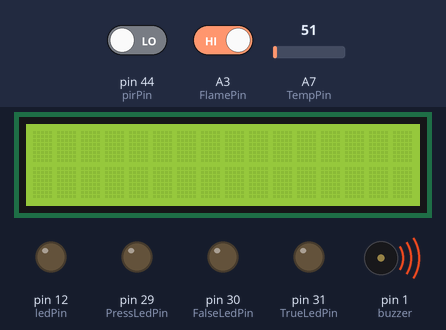
Recording of a sketch running on a simulated Arduino Mega 2560, built with avr-gcc and run on an emulated ATmega2560. On the bench: 16×2 character LCD, output pins drawn as LEDs (lit = HIGH), buzzer (waves = sounding, pin HIGH). Inputs (shaded band) come from the test bench; at power-on: A7 (TempPin) = 51, pin 44 (pirPin) LOW, A3 (FlamePin) HIGH.

Above: at 2.28 s.
2.3 s: A7 (TempPin) set to 71
At 2.44 s:
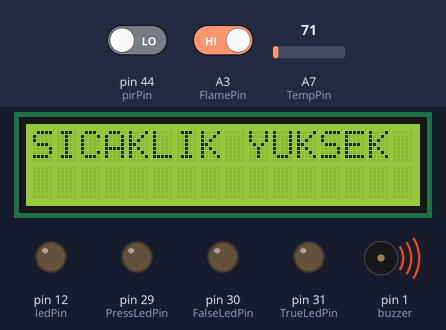
3.9 s: A7 (TempPin) set to 61
At 4.11 s:
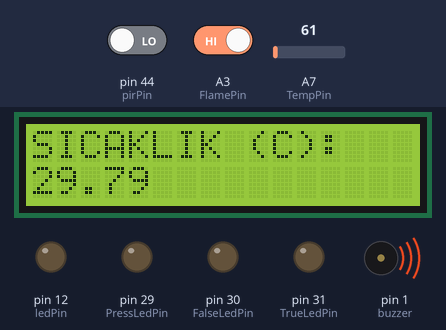
6.2 s: A7 (TempPin) set to 64
7.9 s: A7 (TempPin) set to 30
At 8.1 s:
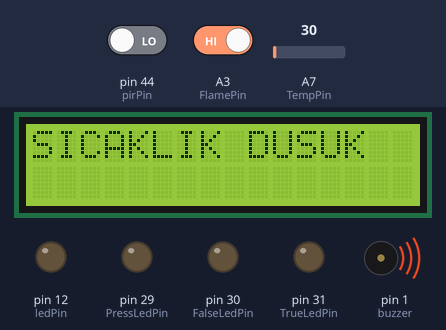
10.2 s: pin 44 (pirPin) driven HIGH
At 10.29 s:
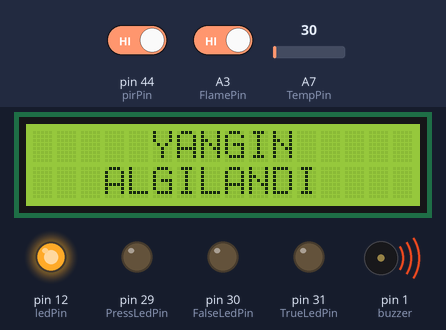
11.9 s: A3 (FlamePin) driven LOW
At 12.02 s:
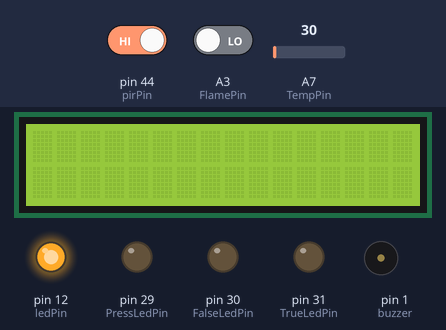
Timing chart, 0 to 14.6 s (numbered marks = the images above; inputs shaded):
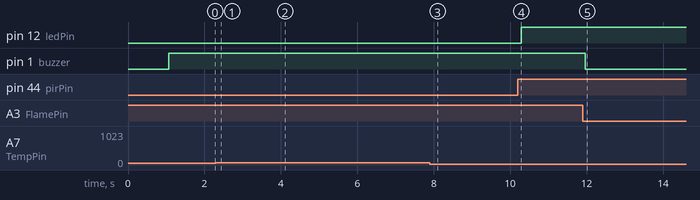

The sketch:

Akilli_Ev_Sistemleri.ino
```cpp
//* 200201132 - Muhammet Cuneyd Kurtbas ******

#include <LiquidCrystal.h>
#include <Keypad.h>

LiquidCrystal lcd(48, 49, 50, 51, 52, 53); //RW, E, D4, D5, D6, D7

#define FlamePin A3
#define TempPin A7
#define buzzer 1
#define pirPin 44
#define ledPin 12
#define TrueLedPin 31
#define FalseLedPin 30
#define PressLedPin 29

int TempValue;
int PIRValue = 0;
char myStg[20];
String myStringe = "";

const byte ROWS = 4;
const byte COLS = 3;
char keys[ROWS][COLS] = {
    {'1','2','3'},
    {'4','5','6'},
    {'7','8','9'},
    {'*','0','#'}
};

char* password = "1453";
int currentposition = 0;

byte rowPins[ROWS] = {37, 38, 39, 40}; //tus takiminin satir pinleri
byte colPins[COLS] = {36, 35, 34}; //tus takiminin sutun pinleri

Keypad keypad = Keypad( makeKeymap(keys), rowPins, colPins, ROWS, COLS );

void setup() {
    lcd.begin(16, 2);
    pinMode(FlamePin, INPUT_PULLUP); //sensor input
    pinMode(buzzer, OUTPUT);
    pinMode(pirPin, INPUT);
    pinMode(ledPin, OUTPUT);
    pinMode(TrueLedPin, OUTPUT);
    pinMode(FalseLedPin, OUTPUT);
    pinMode(PressLedPin, OUTPUT);
    delay(1000);
    lcd.clear();
}

void loop() {

    if(digitalRead(pirPin) == HIGH) {
        digitalWrite(ledPin, HIGH);
    }

    else if(digitalRead(pirPin) == LOW){
        digitalWrite(ledPin, LOW);
      }

    int Flame = digitalRead(FlamePin);

    if(Flame==HIGH) {
        digitalWrite(buzzer, HIGH);
        lcd.setCursor(5, 0);
        lcd.print("YANGIN");
        lcd.setCursor(3, 1);
        lcd.print("ALGILANDI");
        delay(50);
        lcd.clear();
        delay(50);
    }

    else
    {
     digitalWrite(buzzer, LOW);
    }

    TempValue = analogRead(TempPin);
    float TempCel = ( TempValue/1024.0)*500;

    if (TempCel>=30){
        lcd.print("SICAKLIK YUKSEK");
        delay(50);
        lcd.clear();
        delay(50);
    }

    else if(TempCel<=20){
        lcd.print("SICAKLIK DUSUK");
        delay(50);
        lcd.clear();
        delay(50);
    }

    else{
      String myString = "SICAKLIK (C):";
      lcd.setCursor(0, 0);
      lcd.print(myString);
      lcd.setCursor(0, 1);
      lcd.print(TempCel);
      delay(50);
      lcd.clear();
      delay(50);
    }

    char key = keypad.getKey();
    if (key != NO_KEY){
        digitalWrite(PressLedPin, HIGH);
        delay(100);
        digitalWrite(PressLedPin, LOW);
        if(key == password[currentposition]){
            ++currentposition;
            if(currentposition == 4){
                currentposition = 0;
                digitalWrite(TrueLedPin, HIGH);
                digitalWrite(FalseLedPin, LOW);
            }
        }

        else{
            currentposition = 0;
            digitalWrite(FalseLedPin, HIGH);
            digitalWrite(TrueLedPin, LOW);
        }
    }
}
```

Measured:
- after the input at 10.2 s, pin 12 (ledPin): LOW → HIGH after 0.09 s
- after the input at 11.9 s, pin 1 (buzzer): HIGH → LOW after 0.06 s
